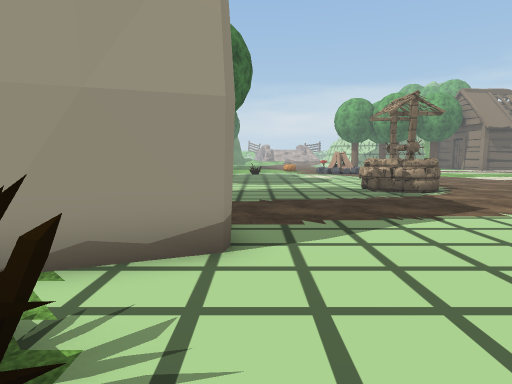
[1] (above)

14 first-person views from a walk through a scene from a Unity 3-D project. The camera is 1.2 m above the floor, tilts 6° down and sees 75° across. The floor is counted in squares, 1 m on a side. Each view is taken from the middle of a square. On the plan, view 1 faces up. The plan holds only what a view shows up to about 14 squares ahead; the rest is blank. The place goes on beyond the plan. Some trees and plants on the terrain are drawn as simple stand-ins. Some animated figures are left out. Some surface patterns are stand-ins.

[2]
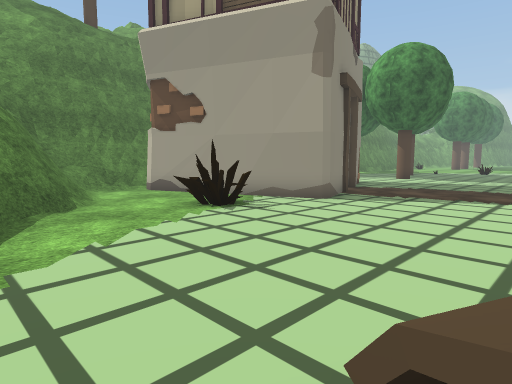

[3]
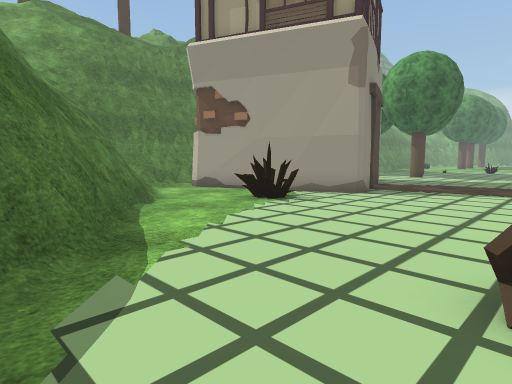

[4]
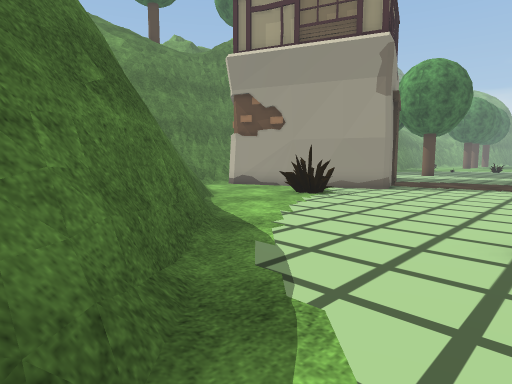

[5]
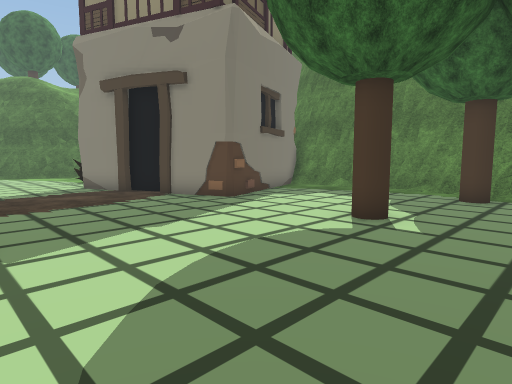

[6]
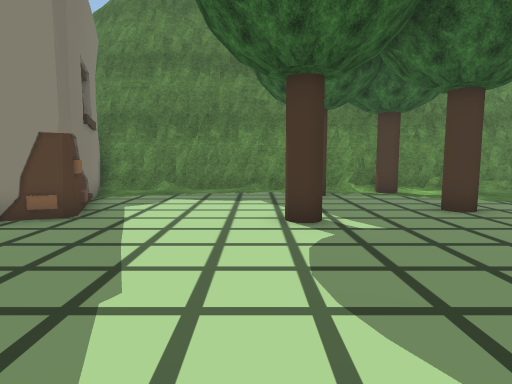

[7]
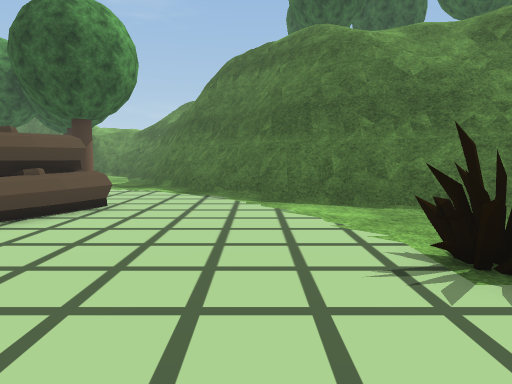

[8]
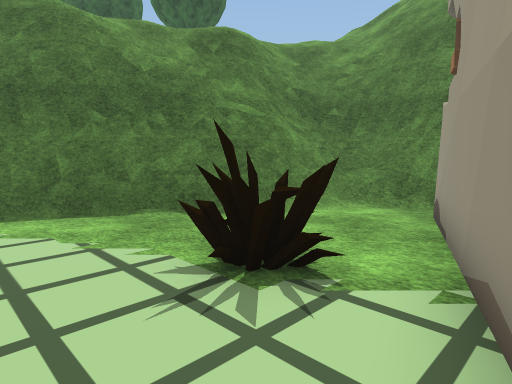

[9]
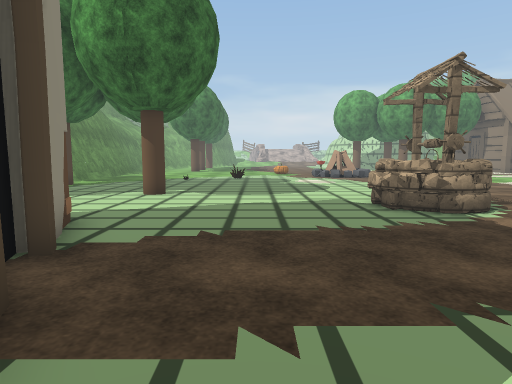

[10]
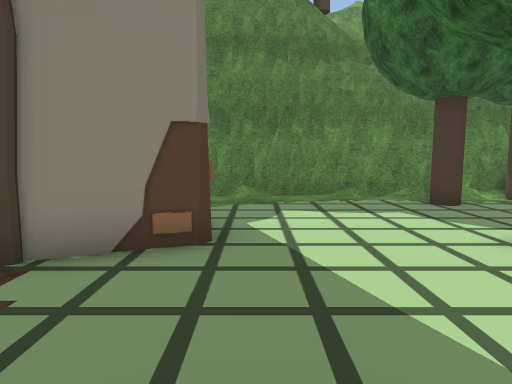

[11]
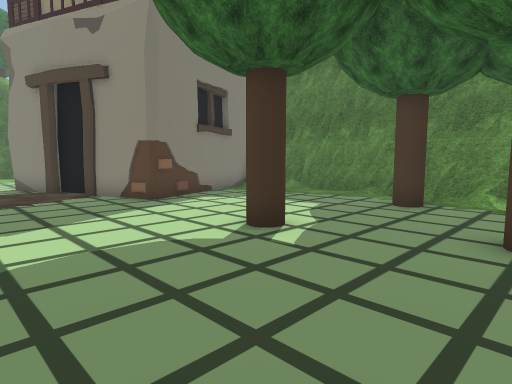

[12]
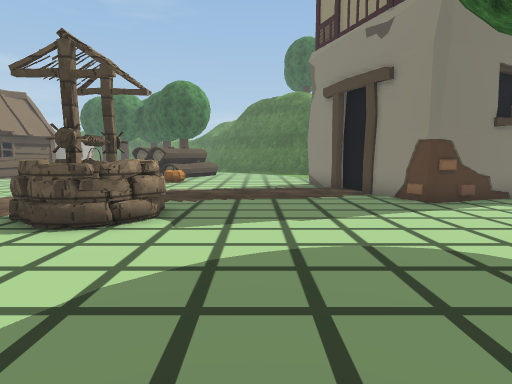

[13]
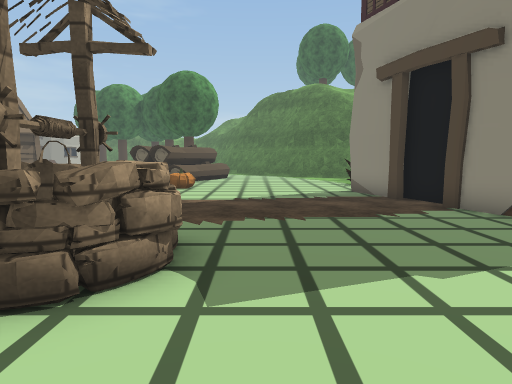

[14]
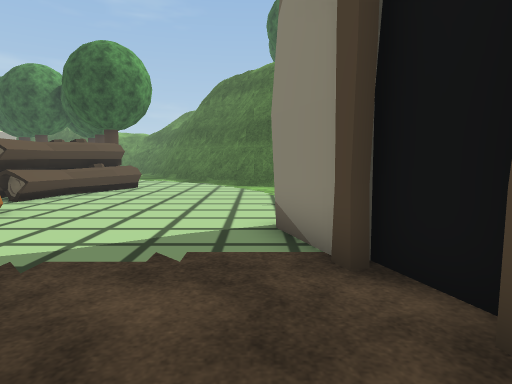

### Floor plan
Key: @ floor where view 1 was taken; # wall or solid block; . main floor; : floor 3.25 m higher than the main floor; + floor 4 m higher than the main floor; * floor 5.25 m higher than the main floor; / step, stairs or slope; = window, fence, low wall or low ledge; v drop or lower ground; T tree; W well; O other object.
Columns run from 13 left of view 1 to 5 right of it. Each row starts with its distance up from view 1.
 19    v##T..TT... .
 18    v##T...T........
 17    v#=.............
 16   vv#=TT...........
 15  /v #=....TT.......
 14 Ovv #..............
 13  vv #............WW
 12   v #............W#
 11   v #.............W
 10   v #=...###.......
  9   v #=#### #.......
  8   v ###    #.......
  7            #.......
  6            ##......
  5            ##......
  4           ###......
  3      #  ###........
  2     #####..........
  1   v ##.............
  0  vvv##=......@.....
 -1 //vvv#===..........
 -2 //*/vv####=.......O
 -3 //////######......O
 -4   ////vv:v###=.....
 -5   /////=+/vv##=....
 -6       /////vv##=...
 -7         ////vv##=..
 -8            //vv##=.
 -9            //vvv##=

Positions as (right, up) in squares from view 1, and headings:
1: (0, 0), facing up
2: (5, -4), facing up-left
3: (5, -6), facing up-left
4: (5, -8), facing up-left
5: (4, 18), facing down-left
6: (4, 14), facing left
7: (1, 5), facing down
8: (1, 4), facing down-left
9: (1, 4), facing up
10: (2, 11), facing left
11: (2, 19), facing down-left
12: (2, 19), facing down
13: (3, 16), facing down
14: (0, 10), facing down
